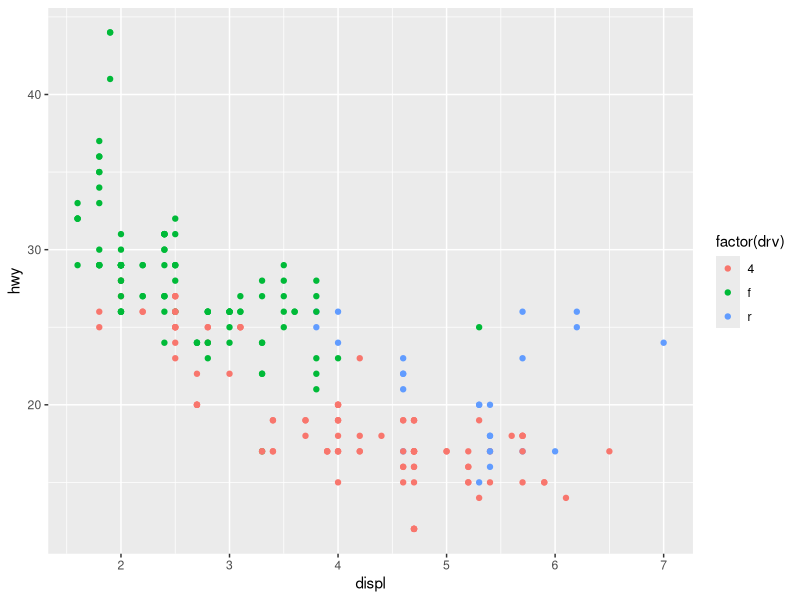

Write the R code that produced this figure.
## ---- chunk 1
knitr::opts_chunk$set(echo = TRUE)
library(tidyverse)
library(ggplot2)
## ---- chunk 2
ggplot(mpg, aes(x = displ, y = hwy)) +
    geom_point(aes(color = factor(drv)))
